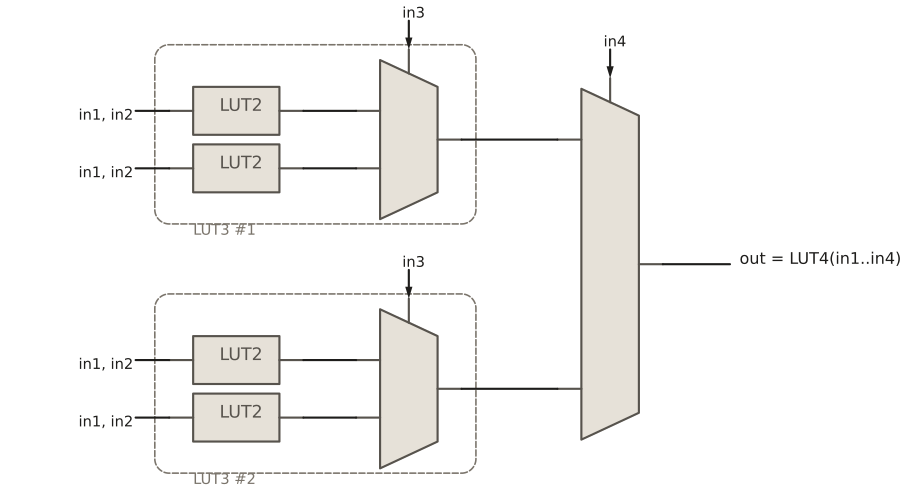

Python code for this plot:
"""A LUT4 built from four LUT2s and three 2:1 multiplexers."""
from schemdraw import elements as elm
from _style import new_drawing, block, GREY


def mux21(spacing, height):
    return block(elm.Multiplexer(
        pins=[elm.IcPin(name="", side="L", anchorname="a", slot="2/2"),
              elm.IcPin(name="", side="L", anchorname="b", slot="1/2"),
              elm.IcPin(name="", side="R", anchorname="y"),
              elm.IcPin(name="", side="T", anchorname="s")],
        size=(1.2, height), pinspacing=spacing))


def draw():
    d = new_drawing()
    d.add(elm.Line().at((-3.9, 0)).to((-3.9, 0)))   # reserve room for the left labels
    gap = 5.2                      # distance between the two LUT3 groups
    lut_x, mux_x, final_x = 0.0, 3.4, 7.6
    centers = [gap / 2, -gap / 2]
    group_outs = []

    for g, yc in enumerate(centers):
        luts = []
        for dy in (+0.6, -0.6):
            lut = elm.Ic(pins=[elm.IcPin(name="", side="R", anchorname="q"),
                               elm.IcPin(name="", side="L", anchorname="i")],
                         size=(1.8, 1.0))
            d.add(block(lut).at((lut_x, yc + dy - 0.5))
                  .label("LUT2", "center", fontsize=13))
            # shared inputs: every LUT2 sees in1 and in2
            ix, iy = lut.absanchors["i"]
            d.add(elm.Line().at((ix, iy)).to((ix - 0.7, iy)))
            d.add(elm.Label().at((lut_x - 1.15, yc + dy)).label("in1, in2", halign="right", fontsize=11))
            luts.append(lut)
        m = mux21(1.2, 2.2)
        d.add(m.anchor("a").at((mux_x, yc + 0.6)))
        for lut, pin in zip(luts, ("a", "b")):
            d.add(elm.Line().at(lut.absanchors["q"]).to(m.absanchors[pin]))
        sx, sy = m.absanchors["s"]
        d.add(elm.Arrow().at((sx, sy + 0.6)).to((sx, sy)))
        d.add(elm.Label().at((sx, sy + 0.85)).label("in3", fontsize=11))
        group_outs.append(m.absanchors["y"])
        d.add(elm.EncircleBox([*luts, m], padx=0.3, pady=0.1)
              .linestyle("--").linewidth(1.2).color(GREY))
        d.add(elm.Label().at((lut_x - 0.1, yc - 1.8)).label(f"LUT3 #{g + 1}", halign="left",
                                                           fontsize=11, color=GREY))

    final = mux21(gap, gap + 1.0)
    d.add(final.anchor("a").at((final_x, group_outs[0][1])))
    for pin, out in zip(("a", "b"), group_outs):
        d.add(elm.Line().at(out).to((final_x - 0.9, out[1])).to(final.absanchors[pin]))
    sx, sy = final.absanchors["s"]
    d.add(elm.Arrow().at((sx, sy + 0.6)).to((sx, sy)))
    d.add(elm.Label().at((sx, sy + 0.85)).label("in4", fontsize=11))
    y = final.absanchors["y"]
    d.add(elm.Line().at(y).to((y[0] + 1.4, y[1])))
    d.add(elm.Label().at((y[0] + 1.5, y[1])).label("out = LUT4(in1..in4)", halign="left"))
    return d
